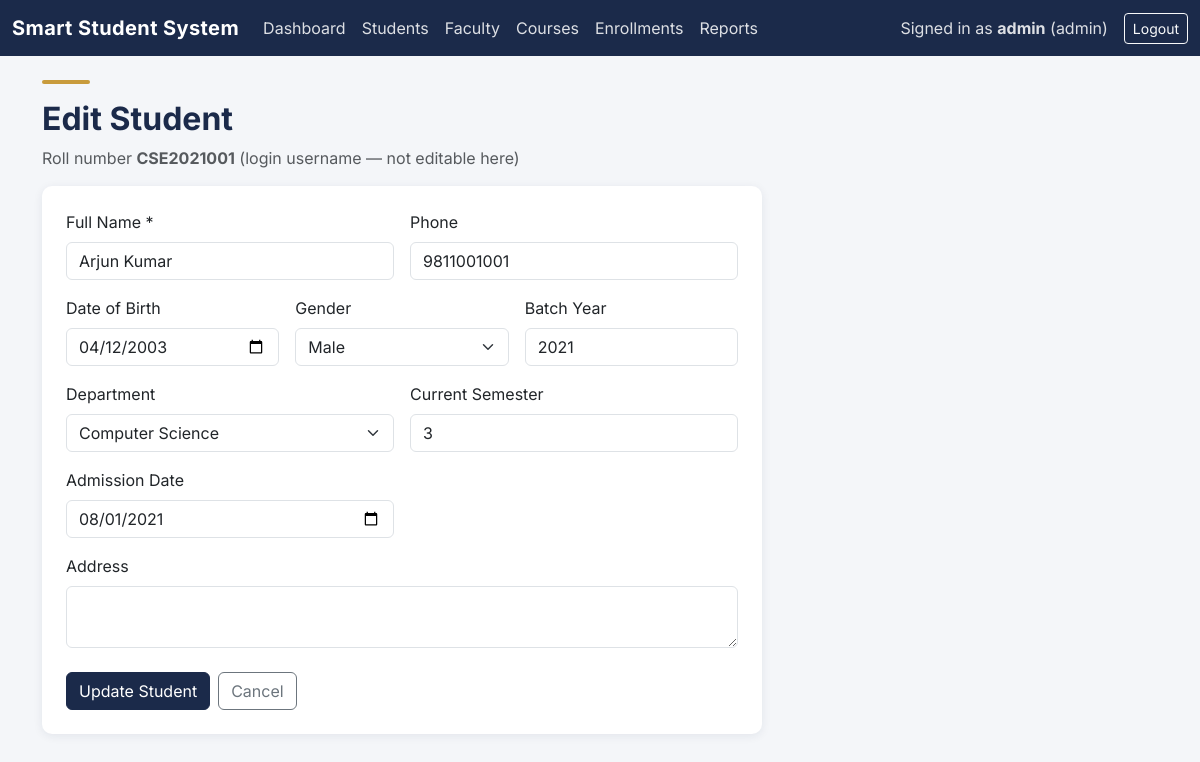
/admin/students/edit.php?id=2 (signed in), run on the app's committed database.
### tables this page shows
CREATE TABLE `students` (
  `student_id` int(11) NOT NULL,
  `user_id` int(11) DEFAULT NULL,
  `roll_number` varchar(20) NOT NULL,
  `full_name` varchar(100) NOT NULL,
  `dob` date DEFAULT NULL,
  `gender` enum('Male','Female','Other') DEFAULT NULL,
  `department_id` int(11) DEFAULT NULL,
  `current_semester` int(11) DEFAULT 1,
  `batch_year` year(4) DEFAULT NULL,
  `phone` varchar(15) DEFAULT NULL,
  `address` text DEFAULT NULL,
  `photo_path` varchar(255) DEFAULT NULL,
  `admission_date` date DEFAULT NULL
);

CREATE TABLE `departments` (
  `department_id` int(11) NOT NULL,
  `department_name` varchar(100) NOT NULL,
  `department_code` varchar(10) NOT NULL
);

### admin/students/edit.php (the view, shortened to what this page needs)
<?php
require_once __DIR__ . '/../../config/db.php';
$id = $_GET['id'] ?? null;
$stmt = $pdo->prepare('SELECT * FROM students WHERE student_id = ?');
$stmt->execute([$id]);
$student = $stmt->fetch();
$departments = $pdo->query('SELECT * FROM departments ORDER BY department_name')->fetchAll();
include __DIR__ . '/../../includes/header.php';
?>
<div class="accent-bar"></div>
<h2>Edit Student</h2>
<p class="text-muted">Roll number <strong><?= htmlspecialchars($student['roll_number']) ?></strong> (login username — not editable here)</p>
<div class="card p-4" style="max-width: 720px;">
  <form method="POST">
    <div class="row g-3">
      <div class="col-md-6">
        <label class="form-label">Full Name *</label>
        <input type="text" name="full_name" class="form-control" value="<?= htmlspecialchars($student['full_name']) ?>" required>
      </div>
      <div class="col-md-6">
        <label class="form-label">Phone</label>
        <input type="text" name="phone" class="form-control" value="<?= htmlspecialchars($student['phone'] ?? '') ?>">
      </div>
      <div class="col-md-4">
        <label class="form-label">Date of Birth</label>
        <input type="date" name="dob" class="form-control" value="<?= htmlspecialchars($student['dob'] ?? '') ?>">
      </div>
      <div class="col-md-4">
        <label class="form-label">Gender</label>
        <select name="gender" class="form-select">
          <option <?= ($student['gender'] ?? '') === 'Male' ? 'selected' : '' ?>>Male</option>
        </select>
      </div>
      <div class="col-md-4">
        <label class="form-label">Batch Year</label>
        <input type="number" name="batch_year" class="form-control" value="<?= htmlspecialchars((string)($student['batch_year'] ?? '')) ?>">
      </div>
      <div class="col-md-6">
        <label class="form-label">Department</label>
        <select name="department_id" class="form-select">
          <?php foreach ($departments as $d): ?>
            <option value="<?= $d['department_id'] ?>" <?= (string)($student['department_id'] ?? '') === (string)$d['department_id'] ? 'selected' : '' ?>>
              <?= htmlspecialchars($d['department_name']) ?>
            </option>
          <?php endforeach; ?>
        </select>
      </div>
      <div class="col-md-6">
        <label class="form-label">Current Semester</label>
        <input type="number" name="current_semester" min="1" max="12" class="form-control" value="<?= htmlspecialchars((string)$student['current_semester']) ?>">
      </div>
      <div class="col-md-6">
        <label class="form-label">Admission Date</label>
        <input type="date" name="admission_date" class="form-control" value="<?= htmlspecialchars($student['admission_date'] ?? '') ?>">
      </div>
      <div class="col-12">
        <label class="form-label">Address</label>
        <textarea name="address" class="form-control" rows="2"><?= htmlspecialchars($student['address'] ?? '') ?></textarea>
      </div>
    </div>
    <div class="mt-4 d-flex gap-2">
      <button type="submit" class="btn btn-primary">Update Student</button>
      <a href="list.php" class="btn btn-outline-secondary">Cancel</a>
    </div>
  </form>
</div>
<?php include __DIR__ . '/../../includes/footer.php'; ?>

### assets/css/style.css (style rules this page uses)
:root { --navy: #1B2A4A; --navy-light: #2A3F66; --gold: #C89B3C; --bg: #F4F6F9; --surface: #FFFFFF; --text: #1F2430; --text-muted: #5B6472; --success: #2E7D5B; --danger: #B3434E; }
body { background-color: var(--bg); color: var(--text); font-family: 'Inter', -apple-system, sans-serif; }
h1, h2, h3, h4, h5, h6 { font-weight: 700; color: var(--navy); }
.card { border: none; border-radius: 10px; box-shadow: 0 2px 10px rgba(27, 42, 74, 0.08); }
.btn-primary { background-color: var(--navy); border-color: var(--navy); }
.accent-bar { height: 4px; width: 48px; background-color: var(--gold); border-radius: 2px; margin-bottom: 1rem; }

### data on the page
students: roll_number "CSE2021001", full_name "Arjun Kumar", phone "9811001001", dob "04/12/2003", gender "Male", batch_year "2021", department_id "Computer Science", current_semester "3", admission_date "08/01/2021"

### other printed values
$_SESSION['username'] "admin"
$_SESSION['role'] "admin"
